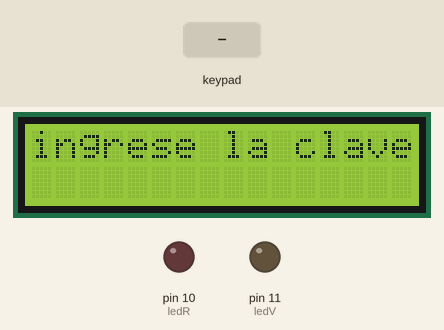
Simulated run of this sketch. Board: Arduino Uno, built with avr-gcc and run on an emulated ATmega328P. Shown: 16×2 character LCD, output pins drawn as LEDs (lit = HIGH). Inputs (shaded band) come from the test bench.

Above: at 1.2 s.
1.3 s: keypad keys 9 8 7 6 pressed 0.4 s apart
At 2.1 s:
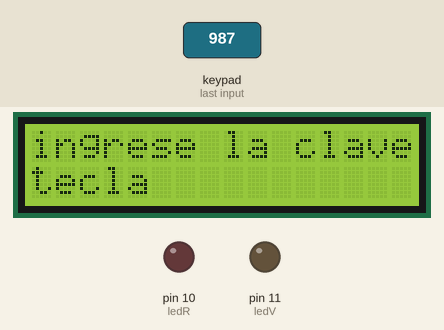
At 3.3 s:
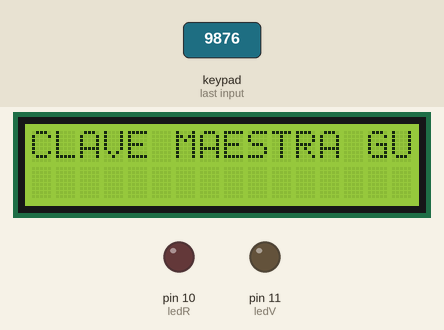
5.9 s: keypad keys 9 8 7 6 # pressed 0.4 s apart
At 8.9 s:
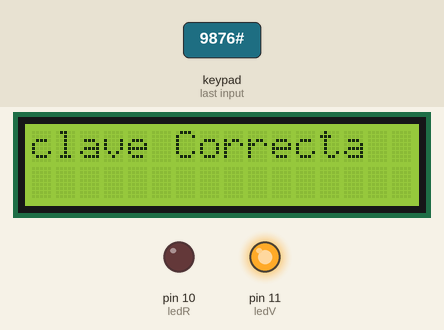
Timing chart, 0 to 19.7 s (numbered marks = the images above; inputs shaded):
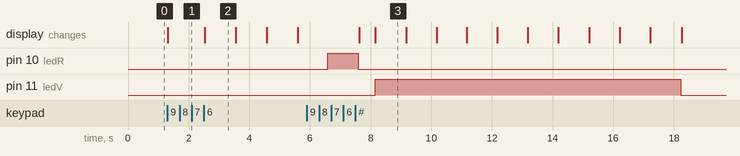

Measured:
- after the input at 1.3 s, the display: changes at once (image 1)
- after the input at 5.9 s, pin 11 (ledV): LOW → HIGH after 2.3 s, → LOW 10.1 s later; the display: first changes after 1.7 s (image 3 shows a later state)
- what the display in image 2 shows lasts 1.1 s, from 2.5 s to 3.6 s

The sketch:

cerradura_con_lcd.ino
```cpp
#include <LiquidCrystal_I2C.h>
LiquidCrystal_I2C lcd(0x27,16,2);
#include <Keypad.h>

const int ledR = 10;
const int ledV = 11;
const int buzz = 12;

char keys[4][4] = {
  {'1','2','3','A'},
  {'4','5','6','B'},
  {'7','8','9','C'},
  {'*','0','#','D'}
};

byte pinesFilas[4] = {9,8,7,6};
byte pinesColumnas[4] = {5,4,3,2};

Keypad teclado = Keypad(makeKeymap(keys), pinesFilas, pinesColumnas, 4, 4);

char tecla;
char claveUsu[5];
char claveMaestra[5];
byte cont = 0;
byte claveMaes = false;

void setup()
{
    lcd.init();
    lcd.backlight();
    lcd.clear();

 pinMode(ledR, OUTPUT);
 pinMode(ledV, OUTPUT);
 lcd.setCursor(0,0);
 lcd.print("ingrese la clave Maestra");
}
void loop()
{
if (!claveMaes)
    {
  tecla = teclado.getKey();
  if (tecla)
  {
    claveMaestra[cont] = tecla;
    cont++;
     lcd.setCursor(0,1);
 lcd.print("tecla");
  }
  if (cont == 4)
  {
    if(!strcmp(claveUsu, claveMaestra))
      cont = 0;
      lcd.clear();
      lcd.setCursor(0,0);
      lcd.print ("CLAVE MAESTRA GUARDADA");
      delay(1000);
      lcd.setCursor(0,1);
      lcd.print ("--------------------------");
      delay(1000);
      lcd.clear();
      lcd.
      setCursor(0,0);
      lcd.print ("Ingrese la clave");
      delay(1000);
    claveMaes = true;
  }
}

else
  {
  tecla = teclado.getKey();
  if (tecla)
  {
    claveUsu[cont] = tecla;
    cont++;
lcd.clear();
      lcd.setCursor(0,0);
      lcd.print ("Ingrese la clave");
  }
  if (cont == 4)
  {
    if  (!strcmp(claveUsu, claveMaestra))
    {
      lcd.clear();
      lcd.setCursor(0,0);
      lcd.print ("clave Correcta");
      digitalWrite(ledV,1);
      delay(1000);
      lcd.clear();
      lcd.setCursor(0,0);
      lcd.print ("ABIERTO...");
      lcd.setCursor(0,1);
      lcd.print ("5");
      delay(1000);
       lcd.setCursor(0,1);
      lcd.print ("4");
      delay(1000);
       lcd.setCursor(0,1);
      lcd.print ("3");
      delay(1000);
       lcd.setCursor(0,1);
      lcd.print ("2");
      delay(1000);
       lcd.setCursor(0,1);
       lcd.print ("1");
      delay(1000);
      lcd.clear();
      lcd.setCursor(0,0);
       lcd.print ("Cerrado....");
      delay(1000);
      lcd.setCursor(0,1);
       lcd.print ("closed...");
      delay(1000);
      lcd.clear();
      lcd.setCursor(0,0);
       lcd.print ("INGRESE");
      delay(1000);
      lcd.setCursor(0,1);
       lcd.print ("CLAVE");
      delay(1000);
    }
    else
    {
     lcd.clear();
      lcd.setCursor(0,0);
       lcd.print ("incorrecto");
      delay(1000);
      digitalWrite(ledR,1);
      delay(1000);
    }

    cont = 0;
  digitalWrite(ledR,0);
  digitalWrite(ledV,0);

}
}
}
```
